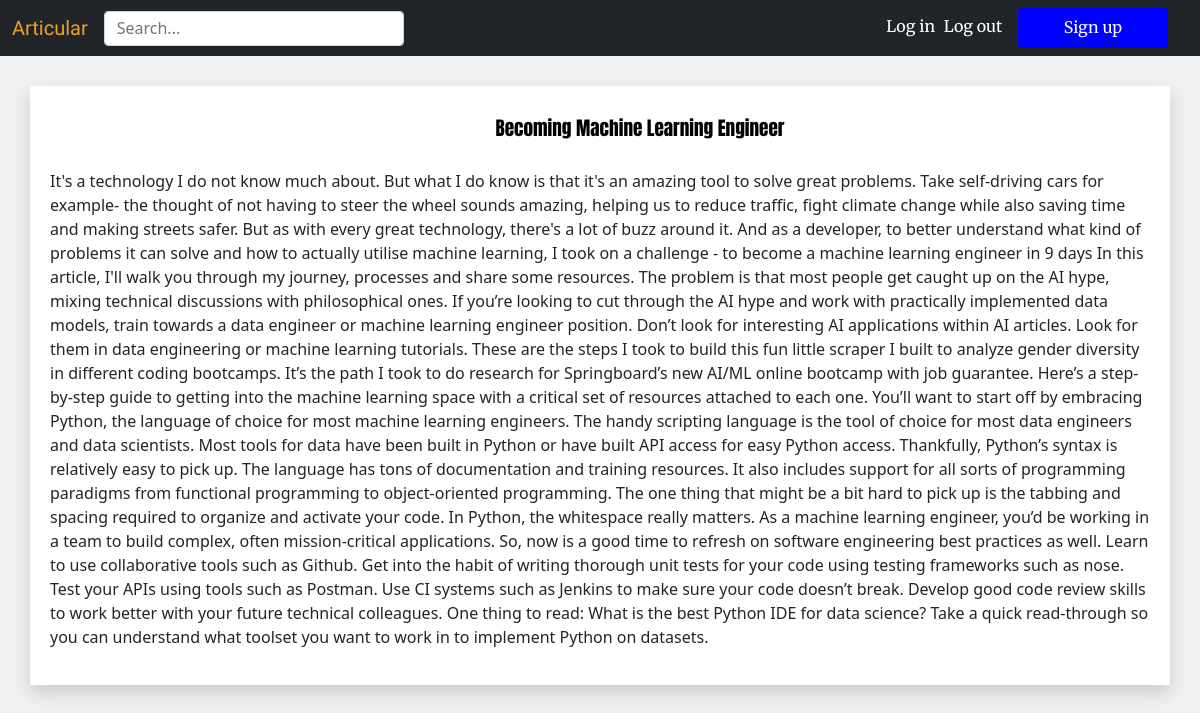
The page /blog_detail/2/ on the database its author committed.
### apps/main/models.py (models this page shows, shortened)
class Post(models.Model):
    user = models.ForeignKey(User,related_name='user',on_delete=models.CASCADE)
    title = models.CharField(max_length=255,blank=True,null=True)
    tags = TaggableManager()
    content = models.TextField(blank=True,null=True)
    created_at = models.DateTimeField(auto_now_add=True)
    class Meta:
    	ordering = ('-created_at',)

### apps/blog_detail/views.py (the view)
# urls.py: path('', include('apps.blog_detail.urls')),
def blog_detail(request,pk):
    posts = get_object_or_404(Post,pk=pk)
    context={'posts':posts}
    return render(request,'blog_detail.html',context)

### apps/blog_detail/templates/blog_detail.html
{% extends 'base.html' %}
{% load static %}
{% block content %}
<div class="shadow" style="margin: 30px; padding: 20px; background-color: white;">
    <h1 style="text-align: center;" class="post_title">{{posts.title}}</h1>
    <p style="margin-top: 30px;" class="post_para">{{posts.content|safe}}</p>
</div>
{% endblock %}

### static/css/base.css (style rules this page uses)
.post_title { font-family: 'Anton', sans-serif; text-indent: 80px; margin: 10px; color: black; font-size: larger; }

### rows shown on the page
Post: title "Becoming Machine Learning Engineer", content "It's a technology I do not know much about. But what I do know is that it's an amazing tool to solve great problems. Take self-driving cars for example- the thought of not having to steer the wheel sounds amazing, helping us to reduce traffic, fight climate change while also saving time and making streets safer. But as with every great technology, there's a lot of buzz around it. And as a developer, to better understand what kind of problems it can solve and how to actually utilise machine learning, I took on a challenge - to become a machine learning engineer in 9 days In this article, I'll walk you through my journey, processes and share some resources. The problem is that most people get…"
